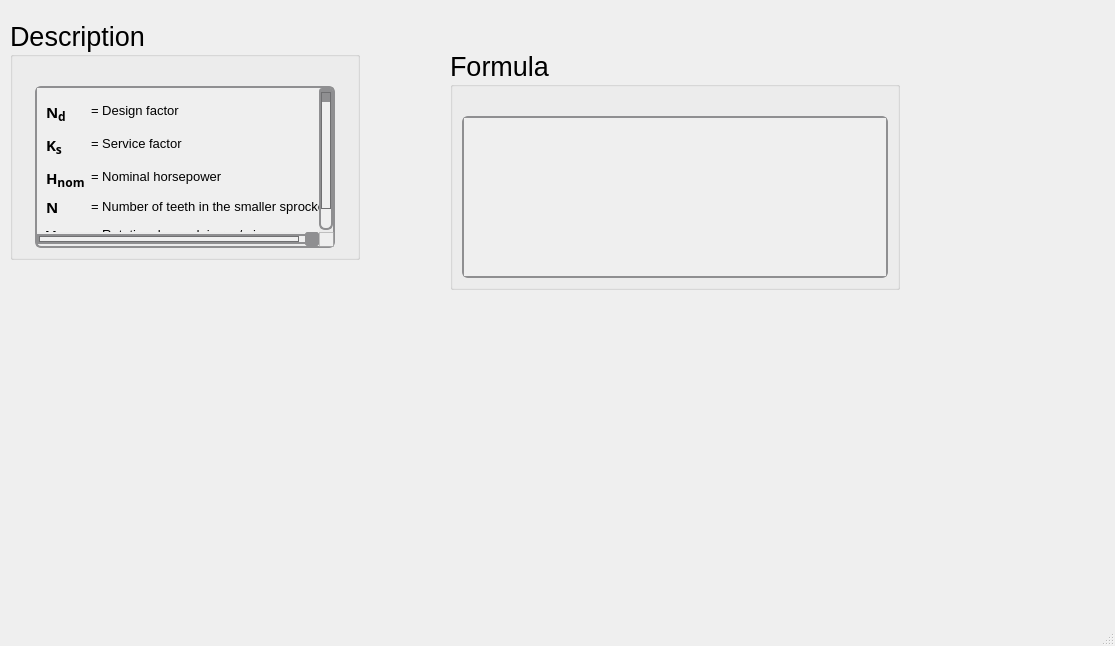
<?xml version="1.0" encoding="UTF-8"?>
<ui version="4.0">
 <class>MainWindow</class>
 <widget class="QMainWindow" name="MainWindow">
  <property name="geometry">
   <rect>
    <x>0</x>
    <y>0</y>
    <width>1115</width>
    <height>646</height>
   </rect>
  </property>
  <property name="windowTitle">
   <string>MainWindow</string>
  </property>
  <widget class="QWidget" name="centralwidget">
   <widget class="QGroupBox" name="groupBox_247">
    <property name="geometry">
     <rect>
      <x>10</x>
      <y>20</y>
      <width>350</width>
      <height>240</height>
     </rect>
    </property>
    <property name="sizePolicy">
     <sizepolicy hsizetype="Minimum" vsizetype="Minimum">
      <horstretch>0</horstretch>
      <verstretch>0</verstretch>
     </sizepolicy>
    </property>
    <property name="minimumSize">
     <size>
      <width>350</width>
      <height>0</height>
     </size>
    </property>
    <property name="maximumSize">
     <size>
      <width>350</width>
      <height>241</height>
     </size>
    </property>
    <property name="font">
     <font>
      <family>Segoe UI</family>
      <pointsize>20</pointsize>
      <weight>50</weight>
      <italic>false</italic>
      <bold>false</bold>
     </font>
    </property>
    <property name="title">
     <string>Description</string>
    </property>
    <layout class="QGridLayout" name="gridLayout_506">
     <item row="0" column="0">
      <spacer name="verticalSpacer_247">
       <property name="orientation">
        <enum>Qt::Vertical</enum>
       </property>
       <property name="sizeType">
        <enum>QSizePolicy::Fixed</enum>
       </property>
       <property name="sizeHint" stdset="0">
        <size>
         <width>20</width>
         <height>20</height>
        </size>
       </property>
      </spacer>
     </item>
     <item row="1" column="0">
      <widget class="QScrollArea" name="scrollArea_122">
       <property name="sizePolicy">
        <sizepolicy hsizetype="Minimum" vsizetype="Minimum">
         <horstretch>0</horstretch>
         <verstretch>0</verstretch>
        </sizepolicy>
       </property>
       <property name="maximumSize">
        <size>
         <width>300</width>
         <height>361</height>
        </size>
       </property>
       <property name="font">
        <font>
         <family>Segoe UI</family>
         <pointsize>15</pointsize>
         <weight>50</weight>
         <italic>false</italic>
         <bold>false</bold>
        </font>
       </property>
       <property name="styleSheet">
        <string notr="true">QScrollArea {
    background: qlineargradient(x1:0, y1:0, x2:0, y2:1,
                               stop:0 #f6f7fa, stop:1 #dadbde);
    border: 2px solid #8f8f91;
    border-radius: 6px;
}

QScrollArea QScrollBar:vertical, QScrollArea QScrollBar:horizontal {
    background: qlineargradient(x1:0, y1:0, x2:0, y2:1,
                               stop:0 #f6f7fa, stop:1 #dadbde);
    border: 2px solid #8f8f91;
    border-radius: 6px;
    width: 14px;
    height: 14px;
    margin: 2px 0 2px 0;
}

/* Completely remove the bottom button of the vertical scrollbar */
QScrollArea QScrollBar::add-line:vertical {
    height: 0px;
    width: 0px;
    border: none;
    background: none;
    margin: 0px;
    padding: 0px;
}

QScrollArea QScrollBar::handle:vertical, QScrollArea QScrollBar::handle:horizontal {
    background: qlineargradient(x1:0, y1:0, x2:0, y2:1,
                               stop:0 #8f8f91, stop:1 #6f6f71);
    min-height: 20px;
    border-radius: 6px;
    border: 1px solid #6f6f71;
}

QScrollArea QScrollBar::handle:vertical:hover, QScrollArea QScrollBar::handle:horizontal:hover {
    background: qlineargradient(x1:0, y1:0, x2:0, y2:1,
                               stop:0 #6f6f71, stop:1 #4f4f51);
    border: 1px solid #4f4f51;
}

QScrollArea QScrollBar::sub-line:vertical, QScrollArea QScrollBar::add-line:horizontal, QScrollArea QScrollBar::sub-line:horizontal {
    background: #8f8f91;
    border: none;
    border-radius: 3px;
    height: 14px;
    width: 14px;
    subcontrol-origin: margin;
}

QScrollArea QScrollBar::sub-line:vertical:hover, QScrollArea QScrollBar::add-line:horizontal:hover, QScrollArea QScrollBar::sub-line:horizontal:hover {
    background: #6f6f71;
}

QScrollArea QScrollBar::add-page:vertical, QScrollArea QScrollBar::sub-page:vertical,
QScrollArea QScrollBar::add-page:horizontal, QScrollArea QScrollBar::sub-page:horizontal {
    background: transparent;
}
</string>
       </property>
       <property name="verticalScrollBarPolicy">
        <enum>Qt::ScrollBarAsNeeded</enum>
       </property>
       <property name="horizontalScrollBarPolicy">
        <enum>Qt::ScrollBarAsNeeded</enum>
       </property>
       <property name="widgetResizable">
        <bool>true</bool>
       </property>
       <widget class="QWidget" name="scrollAreaWidgetContents_122">
        <property name="geometry">
         <rect>
          <x>0</x>
          <y>0</y>
          <width>318</width>
          <height>167</height>
         </rect>
        </property>
        <layout class="QGridLayout" name="gridLayout_507">
         <item row="0" column="0">
          <widget class="QLabel" name="label_317">
           <property name="font">
            <font>
             <family>Segoe UI Variable Text Semibold</family>
             <pointsize>11</pointsize>
             <weight>75</weight>
             <bold>true</bold>
            </font>
           </property>
           <property name="text">
            <string>&lt;html&gt;&lt;head/&gt;&lt;body&gt;&lt;p&gt;N&lt;span style=&quot; font-size:14pt; vertical-align:sub;&quot;&gt;d&lt;/span&gt;&lt;/p&gt;&lt;/body&gt;&lt;/html&gt;</string>
           </property>
          </widget>
         </item>
         <item row="2" column="1">
          <widget class="QLabel" name="htext_958">
           <property name="font">
            <font>
             <family>MS Shell Dlg 2</family>
             <pointsize>10</pointsize>
             <weight>50</weight>
             <italic>false</italic>
             <bold>false</bold>
            </font>
           </property>
           <property name="text">
            <string>&lt;html&gt;&lt;head/&gt;&lt;body&gt;&lt;p&gt;= Nominal horsepower&lt;/p&gt;&lt;/body&gt;&lt;/html&gt;</string>
           </property>
          </widget>
         </item>
         <item row="4" column="1">
          <widget class="QLabel" name="htext_959">
           <property name="font">
            <font>
             <family>MS Shell Dlg 2</family>
             <pointsize>10</pointsize>
             <weight>50</weight>
             <italic>false</italic>
             <bold>false</bold>
            </font>
           </property>
           <property name="text">
            <string>&lt;html&gt;&lt;head/&gt;&lt;body&gt;&lt;p&gt;= Number of teeth in the smaller sprocket&lt;/p&gt;&lt;/body&gt;&lt;/html&gt;</string>
           </property>
          </widget>
         </item>
         <item row="0" column="1">
          <widget class="QLabel" name="htext_960">
           <property name="font">
            <font>
             <family>MS Shell Dlg 2</family>
             <pointsize>10</pointsize>
            </font>
           </property>
           <property name="text">
            <string>&lt;html&gt;&lt;head/&gt;&lt;body&gt;&lt;p&gt;= Design factor&lt;/p&gt;&lt;/body&gt;&lt;/html&gt;</string>
           </property>
          </widget>
         </item>
         <item row="1" column="1">
          <widget class="QLabel" name="htext_961">
           <property name="font">
            <font>
             <family>MS Shell Dlg 2</family>
             <pointsize>10</pointsize>
            </font>
           </property>
           <property name="text">
            <string>&lt;html&gt;&lt;head/&gt;&lt;body&gt;&lt;p&gt;= Service factor&lt;/p&gt;&lt;/body&gt;&lt;/html&gt;</string>
           </property>
          </widget>
         </item>
         <item row="4" column="0">
          <widget class="QLabel" name="label_319">
           <property name="font">
            <font>
             <family>Segoe UI Variable Small Semibol</family>
             <pointsize>11</pointsize>
             <weight>75</weight>
             <bold>true</bold>
            </font>
           </property>
           <property name="text">
            <string>N</string>
           </property>
          </widget>
         </item>
         <item row="5" column="0">
          <widget class="QLabel" name="label_320">
           <property name="font">
            <font>
             <family>Segoe UI Variable Small Semibol</family>
             <pointsize>11</pointsize>
             <weight>75</weight>
             <bold>true</bold>
            </font>
           </property>
           <property name="text">
            <string>V</string>
           </property>
          </widget>
         </item>
         <item row="5" column="1">
          <widget class="QLabel" name="htext_962">
           <property name="font">
            <font>
             <family>MS Shell Dlg 2</family>
             <pointsize>10</pointsize>
             <weight>50</weight>
             <italic>false</italic>
             <bold>false</bold>
            </font>
           </property>
           <property name="text">
            <string>&lt;html&gt;&lt;head/&gt;&lt;body&gt;&lt;p&gt;= Rotational speed, in rev/min&lt;/p&gt;&lt;/body&gt;&lt;/html&gt;</string>
           </property>
          </widget>
         </item>
         <item row="1" column="0">
          <widget class="QLabel" name="label_318">
           <property name="font">
            <font>
             <family>Segoe UI Variable Small Semibol</family>
             <pointsize>11</pointsize>
             <weight>75</weight>
             <bold>true</bold>
            </font>
           </property>
           <property name="text">
            <string>&lt;html&gt;&lt;head/&gt;&lt;body&gt;&lt;p&gt;K&lt;span style=&quot; font-size:14pt; vertical-align:sub;&quot;&gt;s&lt;/span&gt;&lt;/p&gt;&lt;/body&gt;&lt;/html&gt;</string>
           </property>
          </widget>
         </item>
         <item row="2" column="0">
          <widget class="QLabel" name="label_321">
           <property name="font">
            <font>
             <family>Segoe UI Variable Small Semibol</family>
             <pointsize>11</pointsize>
             <weight>75</weight>
             <bold>true</bold>
            </font>
           </property>
           <property name="text">
            <string>&lt;html&gt;&lt;head/&gt;&lt;body&gt;&lt;p&gt;H&lt;span style=&quot; font-size:14pt; vertical-align:sub;&quot;&gt;nom&lt;/span&gt;&lt;/p&gt;&lt;/body&gt;&lt;/html&gt;</string>
           </property>
          </widget>
         </item>
        </layout>
       </widget>
      </widget>
     </item>
    </layout>
   </widget>
   <widget class="QGroupBox" name="groupBox_246">
    <property name="geometry">
     <rect>
      <x>450</x>
      <y>50</y>
      <width>450</width>
      <height>240</height>
     </rect>
    </property>
    <property name="sizePolicy">
     <sizepolicy hsizetype="Minimum" vsizetype="Minimum">
      <horstretch>0</horstretch>
      <verstretch>0</verstretch>
     </sizepolicy>
    </property>
    <property name="minimumSize">
     <size>
      <width>450</width>
      <height>0</height>
     </size>
    </property>
    <property name="maximumSize">
     <size>
      <width>450</width>
      <height>241</height>
     </size>
    </property>
    <property name="font">
     <font>
      <family>Segoe UI</family>
      <pointsize>20</pointsize>
      <weight>50</weight>
      <italic>false</italic>
      <bold>false</bold>
     </font>
    </property>
    <property name="title">
     <string>Formula</string>
    </property>
    <layout class="QGridLayout" name="gridLayout_504">
     <item row="1" column="0">
      <widget class="QScrollArea" name="scrollArea_121">
       <property name="sizePolicy">
        <sizepolicy hsizetype="Minimum" vsizetype="Minimum">
         <horstretch>0</horstretch>
         <verstretch>0</verstretch>
        </sizepolicy>
       </property>
       <property name="font">
        <font>
         <family>Segoe UI</family>
         <pointsize>15</pointsize>
         <weight>50</weight>
         <italic>false</italic>
         <bold>false</bold>
        </font>
       </property>
       <property name="styleSheet">
        <string notr="true">QScrollArea {
    background: qlineargradient(x1:0, y1:0, x2:0, y2:1,
                               stop:0 #f6f7fa, stop:1 #dadbde);
    border: 2px solid #8f8f91;
    border-radius: 6px;
}

QScrollArea QScrollBar:vertical, QScrollArea QScrollBar:horizontal {
    background: qlineargradient(x1:0, y1:0, x2:0, y2:1,
                               stop:0 #f6f7fa, stop:1 #dadbde);
    border: 2px solid #8f8f91;
    border-radius: 6px;
    width: 14px;
    height: 14px;
    margin: 2px 0 2px 0;
}

/* Completely remove the bottom button of the vertical scrollbar */
QScrollArea QScrollBar::add-line:vertical {
    height: 0px;
    width: 0px;
    border: none;
    background: none;
    margin: 0px;
    padding: 0px;
}

QScrollArea QScrollBar::handle:vertical, QScrollArea QScrollBar::handle:horizontal {
    background: qlineargradient(x1:0, y1:0, x2:0, y2:1,
                               stop:0 #8f8f91, stop:1 #6f6f71);
    min-height: 20px;
    border-radius: 6px;
    border: 1px solid #6f6f71;
}

QScrollArea QScrollBar::handle:vertical:hover, QScrollArea QScrollBar::handle:horizontal:hover {
    background: qlineargradient(x1:0, y1:0, x2:0, y2:1,
                               stop:0 #6f6f71, stop:1 #4f4f51);
    border: 1px solid #4f4f51;
}

QScrollArea QScrollBar::sub-line:vertical, QScrollArea QScrollBar::add-line:horizontal, QScrollArea QScrollBar::sub-line:horizontal {
    background: #8f8f91;
    border: none;
    border-radius: 3px;
    height: 14px;
    width: 14px;
    subcontrol-origin: margin;
}

QScrollArea QScrollBar::sub-line:vertical:hover, QScrollArea QScrollBar::add-line:horizontal:hover, QScrollArea QScrollBar::sub-line:horizontal:hover {
    background: #6f6f71;
}

QScrollArea QScrollBar::add-page:vertical, QScrollArea QScrollBar::sub-page:vertical,
QScrollArea QScrollBar::add-page:horizontal, QScrollArea QScrollBar::sub-page:horizontal {
    background: transparent;
}
</string>
       </property>
       <property name="verticalScrollBarPolicy">
        <enum>Qt::ScrollBarAsNeeded</enum>
       </property>
       <property name="widgetResizable">
        <bool>true</bool>
       </property>
       <widget class="QWidget" name="scrollAreaWidgetContents_121">
        <property name="geometry">
         <rect>
          <x>0</x>
          <y>0</y>
          <width>422</width>
          <height>146</height>
         </rect>
        </property>
        <layout class="QGridLayout" name="gridLayout_505">
         <item row="0" column="0">
          <widget class="QLabel" name="htext_956">
           <property name="font">
            <font>
             <family>MS Shell Dlg 2</family>
             <pointsize>11</pointsize>
             <weight>50</weight>
             <italic>false</italic>
             <bold>false</bold>
            </font>
           </property>
           <property name="text">
            <string>&lt;html&gt;&lt;head/&gt;&lt;body&gt;&lt;p&gt;&lt;img src=&quot;:/desc/images/h tab rc.png&quot;/&gt;&lt;/p&gt;&lt;/body&gt;&lt;/html&gt;</string>
           </property>
           <property name="scaledContents">
            <bool>true</bool>
           </property>
          </widget>
         </item>
        </layout>
       </widget>
      </widget>
     </item>
     <item row="0" column="0">
      <spacer name="verticalSpacer_246">
       <property name="orientation">
        <enum>Qt::Vertical</enum>
       </property>
       <property name="sizeType">
        <enum>QSizePolicy::Fixed</enum>
       </property>
       <property name="sizeHint" stdset="0">
        <size>
         <width>20</width>
         <height>20</height>
        </size>
       </property>
      </spacer>
     </item>
    </layout>
   </widget>
  </widget>
  <widget class="QMenuBar" name="menubar">
   <property name="geometry">
    <rect>
     <x>0</x>
     <y>0</y>
     <width>1115</width>
     <height>24</height>
    </rect>
   </property>
  </widget>
  <widget class="QStatusBar" name="statusbar"/>
 </widget>
 <resources/>
 <connections/>
</ui>
